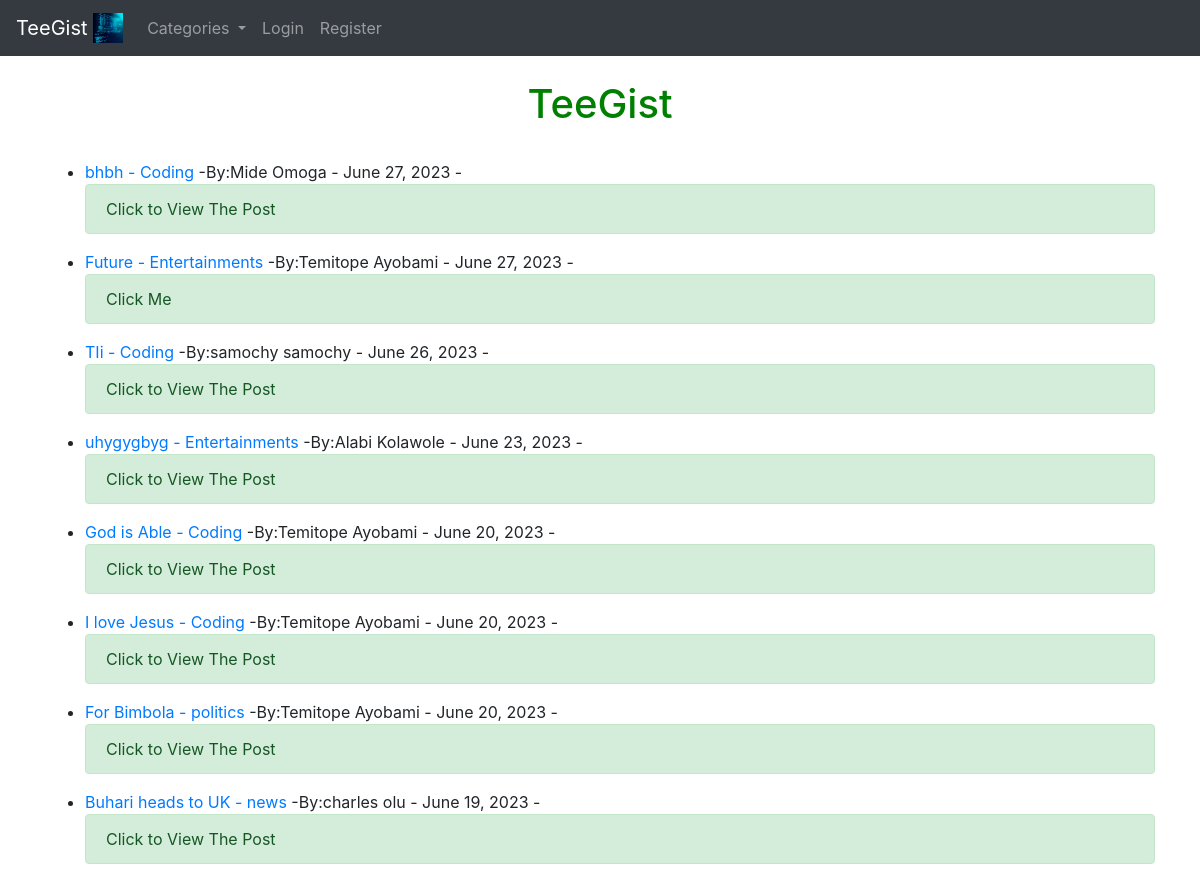
Before: / (upper part) with the older database file.
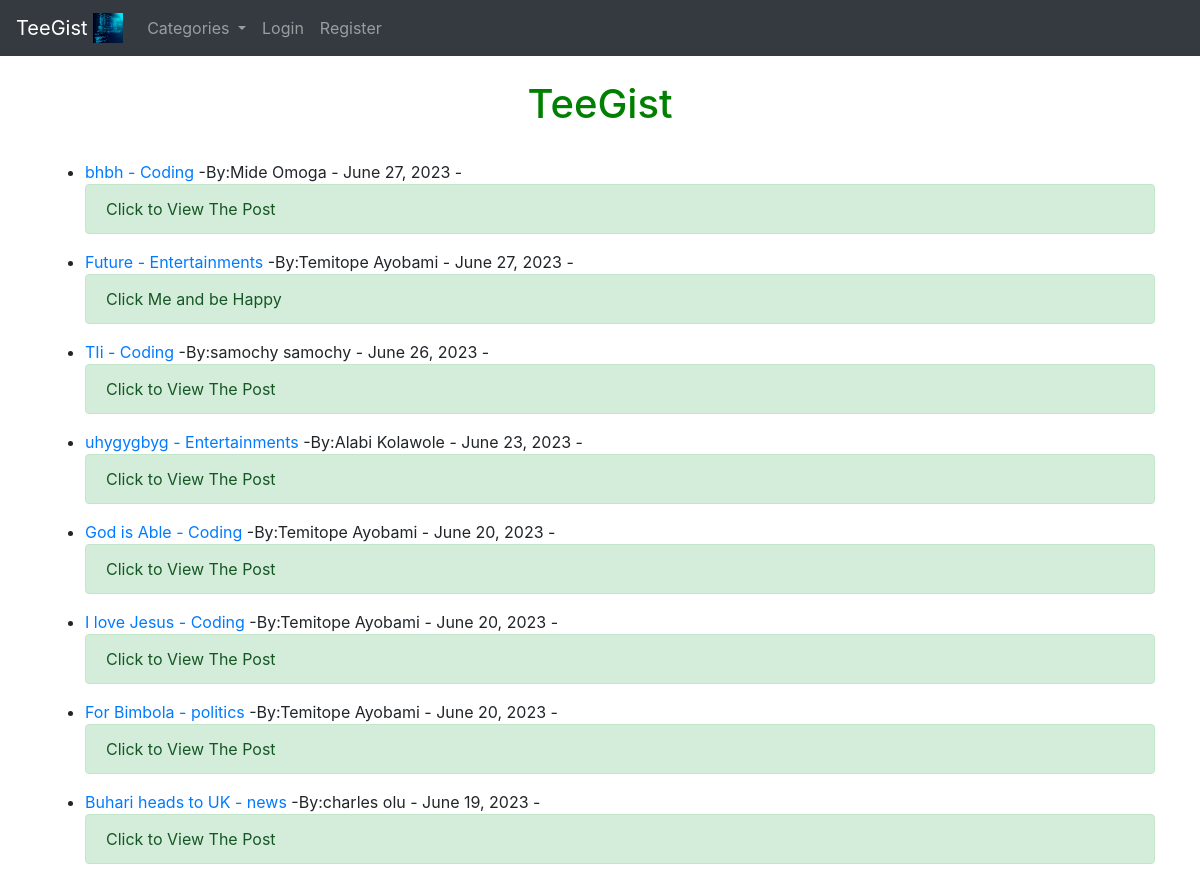
After: the same page with the newer database file.
### app_folder/models.py (models this page shows, shortened)
class Post(models.Model):
    title = models.CharField(max_length=250)
    upload_image = models.ImageField(null=True, blank=True, upload_to ='images/')
    title_tag = models.CharField(max_length=250, default='This is a blog Web App!')
    author = models.ForeignKey(User, on_delete=models.CASCADE)
    body = RichTextField(blank=True, null=True)
    posted_at = models.DateField(auto_now_add=True)
    category = models.CharField(max_length=255, default='Technology')
    snippet = models.CharField(max_length=255, default="Click to View Post")
    likes = models.ManyToManyField(User, related_name='blog_posts')

### app_folder/views.py (the view)
# urls.py: path('', HomeView.as_view(), name = 'home'),
class HomeView(ListView):
    model = Post
    template_name = 'apps/home.html'
    ordering = ['-posted_at']
    def get_context_data(self, *args, **kwargs):
        cat_menu = Category.objects.all()
        context = super(HomeView, self).get_context_data(*args, **kwargs)
        context["cat_menu"] = cat_menu
        return context

### app_folder/models.py (called while the page is built)
    def __str__(self):
        return self.name

### app_folder/templates/apps/home.html (shortened to what this page needs)
{% extends 'blogs/base.html' %}
{% block content %}
<br/>
<h1 class = "container " style = "color:green; text-align:center;"> TeeGist </h1> <br/>
{% for post in object_list %}
<ul>
<li> <a href = "{% url 'details' post.pk %}">{{ post.title }} </a>
          <a href = "{% url 'category' post.category|slugify %}">- {{ post.category }}</a>
     -By:{{ post.author.first_name }}
      {{ post.author.last_name }} -
      {{ post.posted_at }} -
 <br/>
</li>
<a href = "{% url 'details' post.pk %}">
     <div class="alert alert-success" role="alert">
          {{ post.snippet }}
     </div>
</a>
</ul>
{% endfor %}
{% endblock %}

### project_folder/templates/blogs/base.html (shortened to what this page needs)
{% load static %}
<!doctype html>
<html lang="en">
  <head>
    <link rel="stylesheet" href="https://cdn.jsdelivr.net/npm/bootstrap@4.6.2/dist/css/bootstrap.min.css">
  </head>
  <body>
    <nav class="navbar navbar-expand-lg navbar-dark bg-dark">
        <a class="navbar-brand" href="{% url 'home' %}">TeeGist
          <img src="{% static 'theblog/img/code.jpeg' %}" width="30" height="30" class="d-inline-block align-top" alt="">
        </a>
        <div class="collapse navbar-collapse" id="navbarSupportedContent">
          <ul class="navbar-nav mr-auto">
            {% if cat_menu %}
            <li class="nav-item dropdown">
              <a class="nav-link dropdown-toggle" href="#" role="button" data-toggle="dropdown" aria-expanded="false">
                Categories
              </a>
            </li>
            {% endif %}
            {% if user.is_authenticated %}
            <li class="nav-item">
              <a class="nav-link" href="{% url 'add_blog' %}">Add Post</a>
            </li>
            <li class="nav-item">
              <a class="nav-link" href="{% url 'add_category' %}">Add Category</a>
            </li>
           <!-- <li class="nav-item dropdown">
              <a class="nav-link dropdown-toggle" href="#" role="button" data-toggle="dropdown" aria-expanded="false">
                Profile
              </a>
              <div class="dropdown-menu">
                <a class="dropdown-item" href="{% url 'edit_profile' %}">Edit Settings</a>
               {% if user.profile.id  %}
                 <a class="dropdown-item" href="{% url 'show_profile_page' user.profile.id %}">Profile</a>
                  <a class="dropdown-item" href="{% url 'edit_profile_page' user.profile.id %}">Edit Profile</a>
                {% else %}
                <a class="dropdown-item" href="{% url 'create_profile_page' %}">Create Profile Page</a>
                {% endif %}
              </div>
            </li>
            <li class="nav-item">
              <a class="nav-link" href="{% url 'logout' %}">Log out</a>
            </li>
          -->
            {% else %}
            <li class="nav-item">
              <a class="nav-link" href="{% url 'login' %}">Login</a>
            </li>
            <li class="nav-item">
              <a class="nav-link" href="{% url 'register' %}">Register</a>
            </li>
            {% endif %}
          </ul>
        </div>
      </nav>
    <div class = 'container'>
         {% block content %}
        {% endblock %}
    </div>
  </body>
</html>

Changed rows visible on the page:
changed Post "Future": snippet "Click Me" → "Click Me and be Happy"
